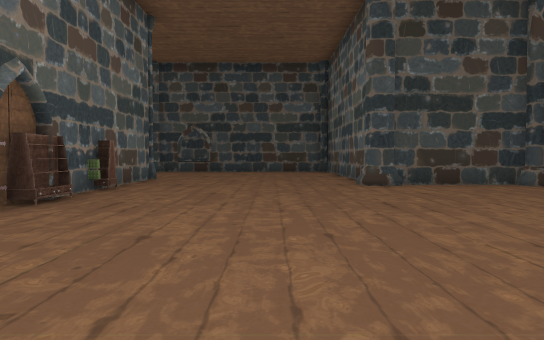
View 1 (above)

22 first-person views from a walk through a scene from a Unity 3-D project. The camera is 1.4 m above the floor, tilts 2° down and sees 70° across. The floor is counted in squares, 2 m on a side. Each view is taken from the middle of a square. On the plan, view 1 faces up. The plan holds only what a view shows up to about 11 squares ahead; the rest is blank. The place goes on beyond the plan. The player character is not drawn. Some animated figures are left out.

View 2
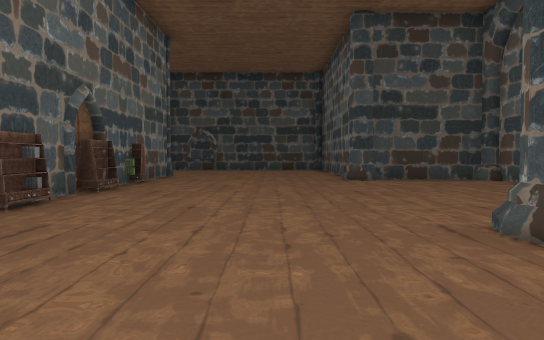

View 3
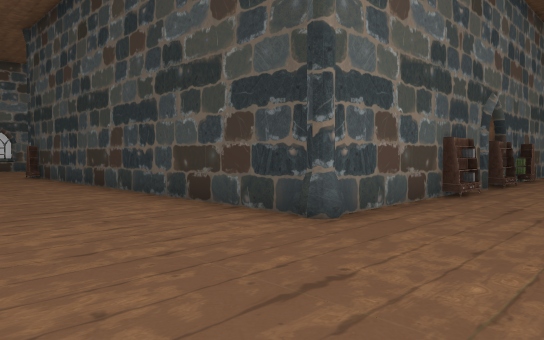

View 4
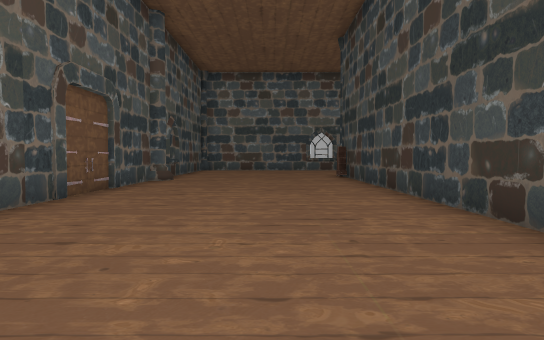

View 5
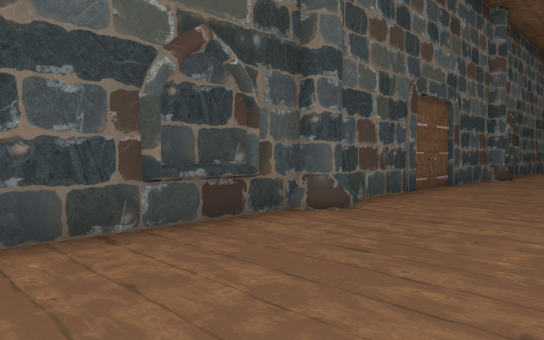

View 6
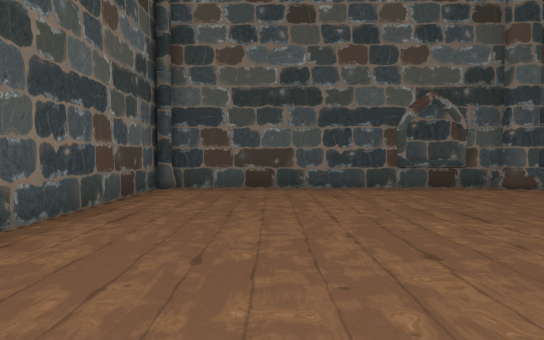

View 7
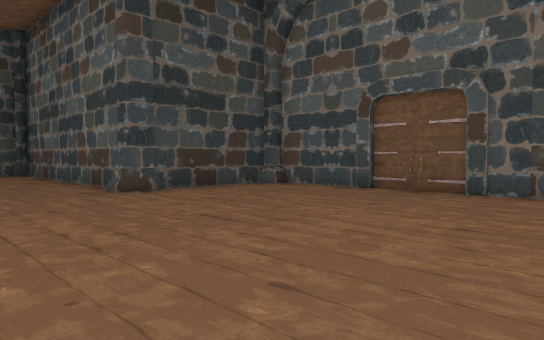

View 8
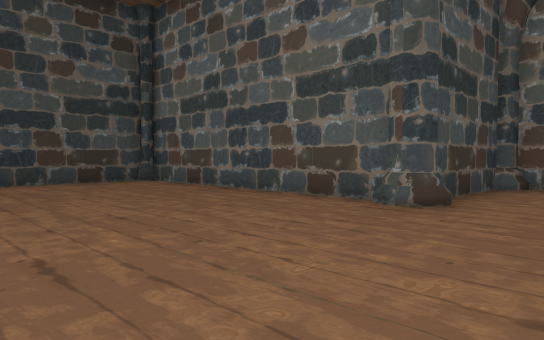

View 9
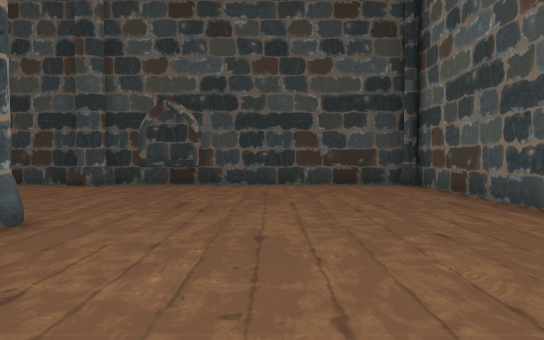

View 10
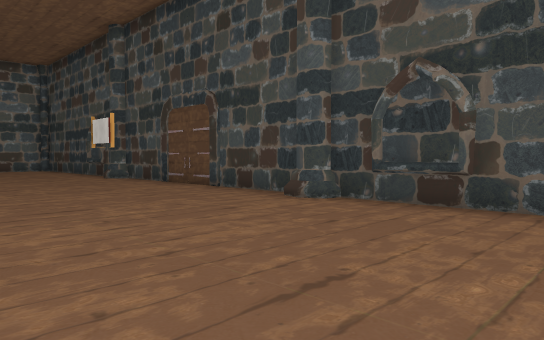

View 11
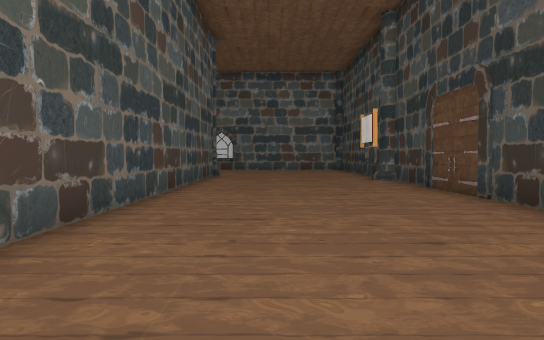

View 12
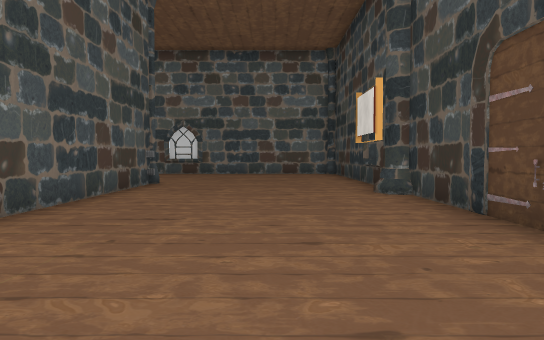

View 13
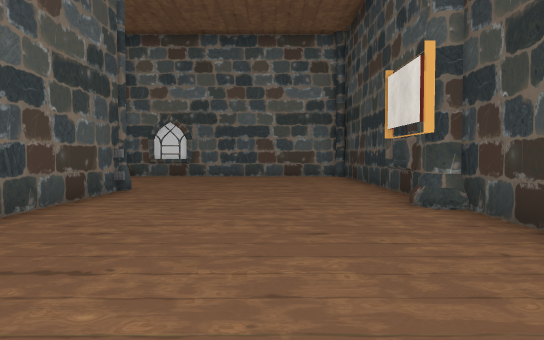

View 14
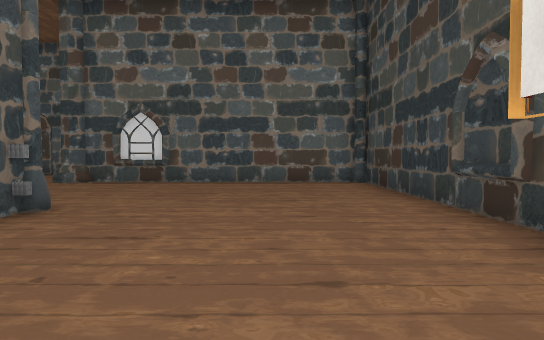

View 15
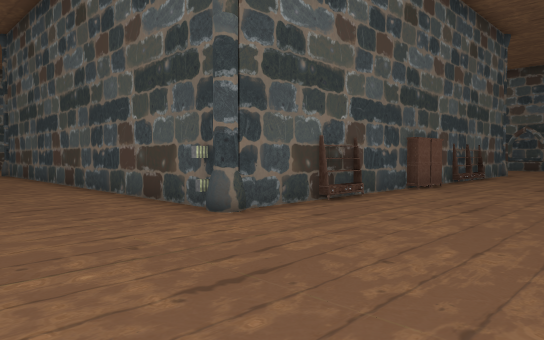

View 16
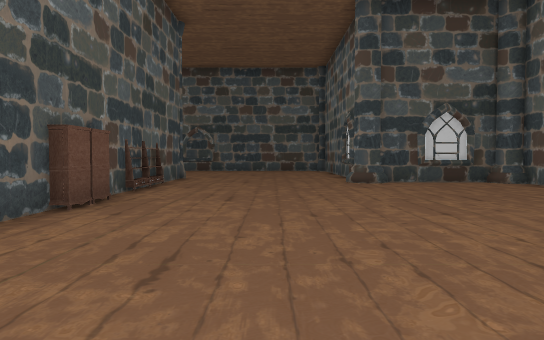

View 17
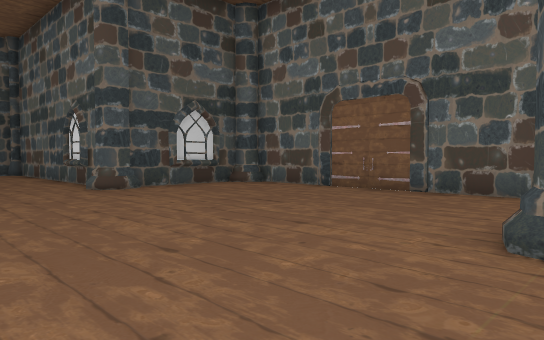

View 18
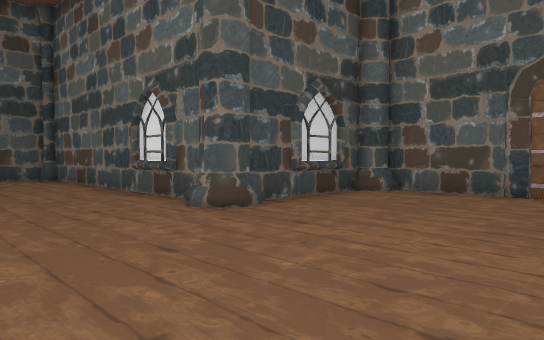

View 19
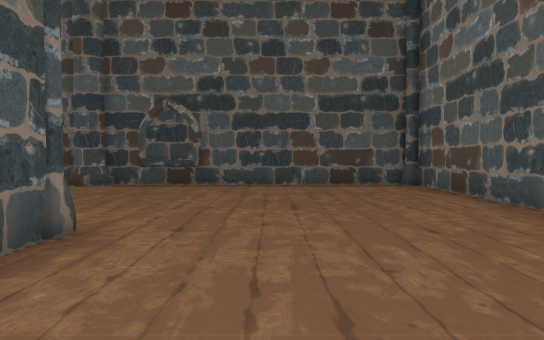

View 20
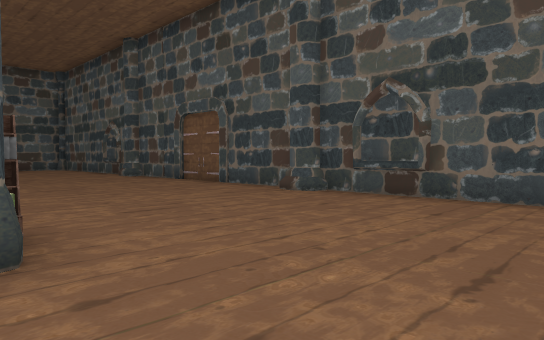

View 21
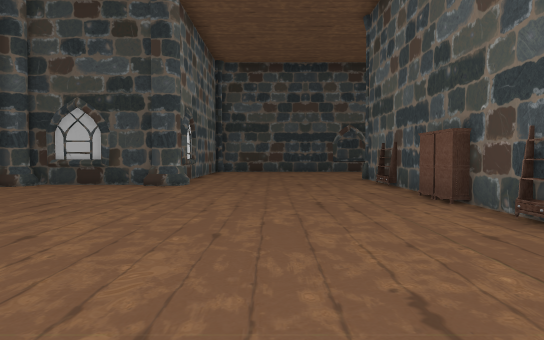

View 22
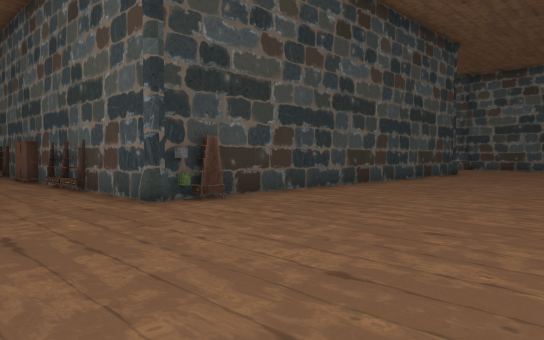

### Floor plan
Points are (right, up) in squares from view 1. A wall is a line through its corners. A room is listed if a view was taken in it or the views show most of it. See-through windows are left out.
Room 1 (views 1, 2, 3, 4, 5, 6, 7, 8, 9, 10, 11, 12, 13, 14, 15, 16, 17, 18, 19, 20, 21, 22)
walls: (-3.7, 5.1) (-3.7, 4.3); (-3.7, 2.5) (-3.7, 0.4); (-3.7, 7.5) (-3.7, 6.9); (-11.4, -0.5) (-12.6, -0.5); (-16.1, 4.4) (-16.1, 5.5); (-4.4, -0.5) (-7.5, -0.5); (-16.1, 7.5) (-16.1, 11.9) (-4.9, 11.9); (-3.7, 11) (-3.7, 9.1); (-16.1, -0.4) (-16.1, 2.6); (-5.5, -6.1) (-5.1, -6.2) (-5, -6.5) (2.2, -6.5); (2.2, 1.3) (2.4, 1.8); (2.5, 9.9) (2.5, 17.4); (-14, -6.6) (-13.9, -6.2) (-13.5, -6.1); (-5.3, 17.2) (-5.7, 17.3); (3, 9.4) (2.7, 9.3) (2.2, 9.4) (2.5, 10); (-21.4, 1.8) (-21.2, 1.3); (-5.7, 17.5) (-13.2, 17.5) (-13.3, 17.3) (-13.7, 17.2); (-3.3, -6.7) (-2.7, -6.4); (-21.5, 1) (-21.5, -6.5) (-5.8, -6.5); (-21.4, 10.1) (-21.2, 9.4) (-21.6, 9.3) (-22.1, 9.5) (-25, 9.5); (-14.4, 17.5) (-21.4, 17.5); (-15.7, 17.7) (-16.2, 17.5); (6.5, 3.2) (6.5, 9.2); (6.2, 9.5) (2.9, 9.5); (-24.7, 1.5) (-21.9, 1.5); (2.5, -6.5) (2.5, -1.5); (-24.8, 9.4) (-25.2, 9); (-25.5, 2.1) (-25.1, 1.9) (-24.9, 1.5); (2.3, 17.5) (-5.1, 17.5); (-25.5, 8.6) (-25.5, 2.3); (-21.5, 17.3) (-21.5, 9.9)
low walls: (-24.6, 9.3) (-25, 8.8); (-25.5, 2.3) (-25, 2.1) (-24.7, 1.5)
objects: bookshelf (-16, 3); bookshelf (-16, 3) to (-15, 4); bookshelf (-16, 6); bookshelf (-16, 7); bookshelf (-16, 9); bookshelf (-15, 0); bookshelf (-15, 2); bookshelf (-15, 9) to (-15, 10); bookshelf (-6, 3) to (-5, 3); bookshelf (-6, 8) to (-5, 8); bookshelf (-4, 3); bookshelf (-4, 6)

Where each view was taken, in squares from view 1:
view 1: 0 up, 0 right, facing up
view 2: 2 down, 0 right, facing up
view 3: 4 down, 1 left, facing up-left
view 4: 3 down, 2 left, facing left
view 5: 3 down, 1 left, facing down-left
view 6: 2 up, 0 right, facing down
view 7: 2 up, 1 left, facing up-right
view 8: 7 up, 3 left, facing up-right
view 9: 8 up, 1 left, facing up
view 10: 12 up, 1 left, facing up-left
view 11: 14 up, 2 left, facing left
view 12: 15 up, 6 left, facing left
view 13: 15 up, 8 left, facing left
view 14: 15 up, 11 left, facing left
view 15: 15 up, 20 left, facing down-right
view 16: 12 up, 19 left, facing down
view 17: 10 up, 18 left, facing down-left
view 18: 6 up, 18 left, facing down-left
view 19: 3 up, 18 left, facing down
view 20: 0 up, 19 left, facing down-right
view 21: 0 up, 19 left, facing up
view 22: 6 down, 19 left, facing up-right
